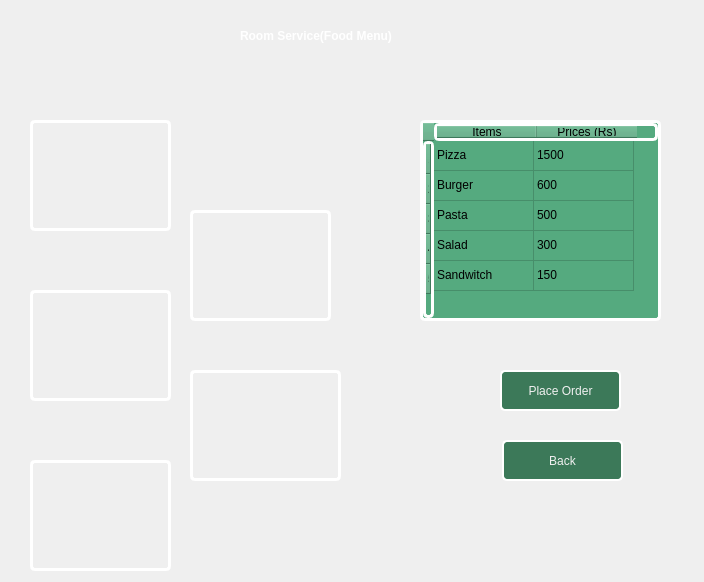
<?xml version="1.0" encoding="UTF-8"?>
<ui version="4.0">
 <class>Dialog</class>
 <widget class="QDialog" name="Dialog">
  <property name="geometry">
   <rect>
    <x>0</x>
    <y>0</y>
    <width>704</width>
    <height>582</height>
   </rect>
  </property>
  <property name="windowTitle">
   <string>Dialog</string>
  </property>
  <widget class="QLabel" name="label">
   <property name="geometry">
    <rect>
     <x>0</x>
     <y>0</y>
     <width>711</width>
     <height>591</height>
    </rect>
   </property>
   <property name="text">
    <string/>
   </property>
   <property name="pixmap">
    <pixmap>1.png</pixmap>
   </property>
   <property name="scaledContents">
    <bool>true</bool>
   </property>
  </widget>
  <widget class="QLabel" name="label_2">
   <property name="geometry">
    <rect>
     <x>30</x>
     <y>120</y>
     <width>141</width>
     <height>111</height>
    </rect>
   </property>
   <property name="styleSheet">
    <string notr="true">border-radius: 5px;
border:3px solid white;
padding:3px
</string>
   </property>
   <property name="text">
    <string/>
   </property>
   <property name="pixmap">
    <pixmap>pizza.jpg</pixmap>
   </property>
   <property name="scaledContents">
    <bool>true</bool>
   </property>
  </widget>
  <widget class="QLabel" name="label_3">
   <property name="geometry">
    <rect>
     <x>190</x>
     <y>210</y>
     <width>141</width>
     <height>111</height>
    </rect>
   </property>
   <property name="styleSheet">
    <string notr="true">border-radius: 5px;
border:3px solid white;
padding:3px
</string>
   </property>
   <property name="text">
    <string/>
   </property>
   <property name="pixmap">
    <pixmap>burger.jpg</pixmap>
   </property>
   <property name="scaledContents">
    <bool>true</bool>
   </property>
  </widget>
  <widget class="QLabel" name="label_4">
   <property name="geometry">
    <rect>
     <x>30</x>
     <y>290</y>
     <width>141</width>
     <height>111</height>
    </rect>
   </property>
   <property name="styleSheet">
    <string notr="true">border-radius: 5px;
border:3px solid white;
padding:3px
</string>
   </property>
   <property name="text">
    <string/>
   </property>
   <property name="pixmap">
    <pixmap>pasta.jpg</pixmap>
   </property>
   <property name="scaledContents">
    <bool>true</bool>
   </property>
  </widget>
  <widget class="QLabel" name="label_5">
   <property name="geometry">
    <rect>
     <x>190</x>
     <y>370</y>
     <width>151</width>
     <height>111</height>
    </rect>
   </property>
   <property name="styleSheet">
    <string notr="true">border-radius: 5px;
border:3px solid white;
padding:3px
</string>
   </property>
   <property name="text">
    <string/>
   </property>
   <property name="pixmap">
    <pixmap>salad2.jpg</pixmap>
   </property>
   <property name="scaledContents">
    <bool>true</bool>
   </property>
  </widget>
  <widget class="QLabel" name="label_6">
   <property name="geometry">
    <rect>
     <x>30</x>
     <y>460</y>
     <width>141</width>
     <height>111</height>
    </rect>
   </property>
   <property name="styleSheet">
    <string notr="true">border-radius: 5px;
border:3px solid white;
padding:3px
</string>
   </property>
   <property name="text">
    <string/>
   </property>
   <property name="pixmap">
    <pixmap>sandwich.jpg</pixmap>
   </property>
   <property name="scaledContents">
    <bool>true</bool>
   </property>
  </widget>
  <widget class="QTableWidget" name="menuTableWidget">
   <property name="geometry">
    <rect>
     <x>420</x>
     <y>120</y>
     <width>241</width>
     <height>201</height>
    </rect>
   </property>
   <property name="styleSheet">
    <string notr="true">
background-color: rgb(85, 170, 127);
border-radius: 5px;
border:3px solid white;

</string>
   </property>
   <row>
    <property name="text">
     <string>1</string>
    </property>
   </row>
   <row>
    <property name="text">
     <string>2</string>
    </property>
   </row>
   <row>
    <property name="text">
     <string>3</string>
    </property>
   </row>
   <row>
    <property name="text">
     <string>4</string>
    </property>
   </row>
   <row>
    <property name="text">
     <string>5</string>
    </property>
   </row>
   <column>
    <property name="text">
     <string>Items</string>
    </property>
   </column>
   <column>
    <property name="text">
     <string>Prices (Rs)</string>
    </property>
   </column>
   <item row="0" column="0">
    <property name="text">
     <string>Pizza</string>
    </property>
   </item>
   <item row="0" column="1">
    <property name="text">
     <string>1500</string>
    </property>
   </item>
   <item row="1" column="0">
    <property name="text">
     <string>Burger</string>
    </property>
   </item>
   <item row="1" column="1">
    <property name="text">
     <string>600</string>
    </property>
   </item>
   <item row="2" column="0">
    <property name="text">
     <string>Pasta</string>
    </property>
   </item>
   <item row="2" column="1">
    <property name="text">
     <string>500</string>
    </property>
   </item>
   <item row="3" column="0">
    <property name="text">
     <string>Salad</string>
    </property>
   </item>
   <item row="3" column="1">
    <property name="text">
     <string>300</string>
    </property>
   </item>
   <item row="4" column="0">
    <property name="text">
     <string>Sandwitch</string>
    </property>
   </item>
   <item row="4" column="1">
    <property name="text">
     <string>150</string>
    </property>
   </item>
  </widget>
  <widget class="QPushButton" name="backButton">
   <property name="geometry">
    <rect>
     <x>502</x>
     <y>440</y>
     <width>121</width>
     <height>41</height>
    </rect>
   </property>
   <property name="styleSheet">
    <string notr="true">
background-color: rgb(85, 170, 127);
border-radius: 5px;
font: 75 12pt &quot;Segoe Print&quot;;
background-color: rgb(60, 121, 89);
color: rgb(240, 240, 240);
border:2px solid white</string>
   </property>
   <property name="text">
    <string>Back</string>
   </property>
  </widget>
  <widget class="QPushButton" name="placeOrderButton">
   <property name="geometry">
    <rect>
     <x>500</x>
     <y>370</y>
     <width>121</width>
     <height>41</height>
    </rect>
   </property>
   <property name="styleSheet">
    <string notr="true">background-color: rgb(85, 170, 127);
border-radius: 5px;
font: 75 12pt &quot;Segoe Print&quot;;
background-color: rgb(60, 121, 89);
color: rgb(240, 240, 240);
border:2px solid white</string>
   </property>
   <property name="text">
    <string>Place Order</string>
   </property>
  </widget>
  <widget class="QLabel" name="label_7">
   <property name="geometry">
    <rect>
     <x>240</x>
     <y>10</y>
     <width>391</width>
     <height>51</height>
    </rect>
   </property>
   <property name="styleSheet">
    <string notr="true">font: italic 36pt &quot;Palace Script MT&quot;;
font-weight: bold;
color:white;</string>
   </property>
   <property name="text">
    <string>Room Service(Food Menu)</string>
   </property>
  </widget>
 </widget>
 <resources/>
 <connections/>
</ui>
